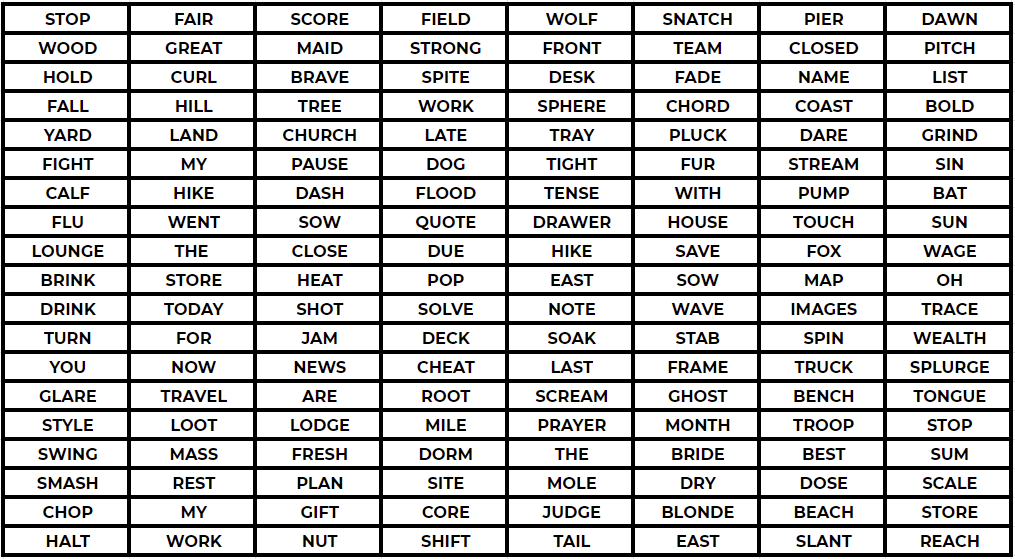
#> input picture 01 - Complete Python Bootcamp – Udemy/02-Material/14-Working-with-Images/word_matrix.png, 1015 x 559 px
$ jupyter execute 02-Image-Exercise-Solution.ipynb
#> lines starting #> are read from the running program, lines starting #| are printed output that depends on the picture
___

<a href='https://www.udemy.com/user/joseportilla/'></a>
___
<center><em>Content Copyright by Pierian Data</em></center>

# Image Exercise - Solution

In the folder "Working with Images" (same folder this notebook is located in) there are two images we will be working with:
* word_matrix.png
* mask.png

The word_matrix is a .png image that contains a spreadsheet of words with a hidden message in it.

Your task is to use the mask.png image to reveal the hidden message inside the word_matrix.png. Keep in mind, you may need to resize the mask.png in order for this to work.

This exercise is more open-ended, so we won't guide you with the steps, instead, letting you explore and figure things out on your own as you would in a real world situation. However, if you get stuck, you can always view the solutions video or notebook for guidance. Best of luck!

#### Import Images

[cell 1]
from PIL import Image

[cell 2]
words = Image.open('word_matrix.png')
#> words is the input picture: PIL image 1015x559 RGBA; mean R, G, B, A 192.9, 192.7, 192.7, 255

[cell 3]
words

[cell 4]
mask = Image.open("mask.png")
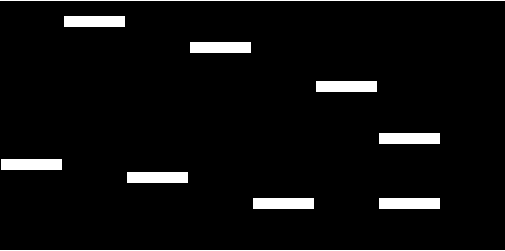
#> input picture 01 - Complete Python Bootcamp – Udemy/02-Material/14-Working-with-Images/mask.png, 505 x 251 px
#> mask is the input picture: PIL image 505x251 RGBA; mean R, G, B, A 12.8, 12.8, 12.8, 255

[cell 5]
mask

### Resize Images to Match

[cell 6]
mask.size
#> Out = (505, 251)

[cell 7]
words.size
#> Out = (1015, 559)

[cell 8]
mask = mask.resize((1015,559))
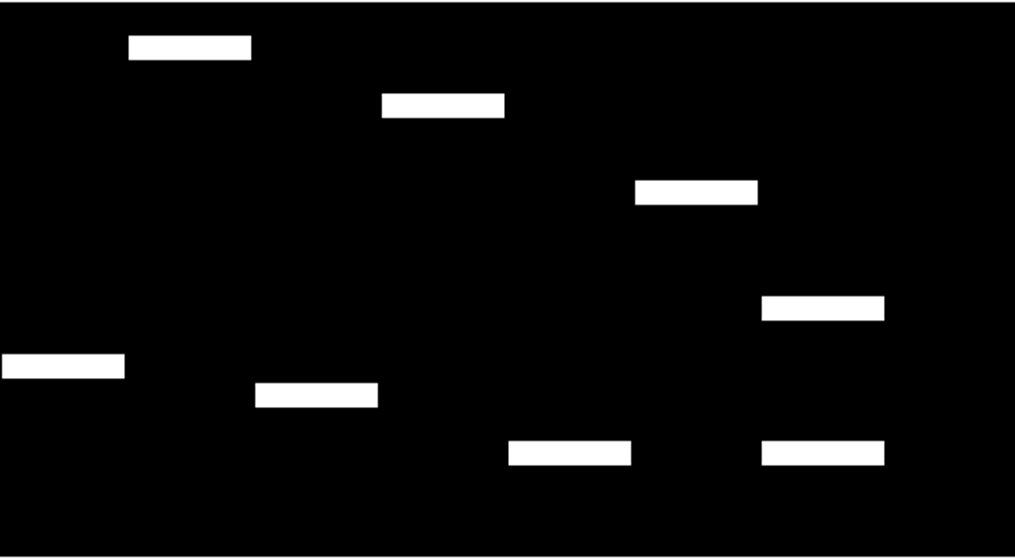
#> mask: PIL image 1015x559 RGBA; mean R, G, B, A 12.9, 12.9, 12.9, 255

[cell 9]
mask.size
#> Out = (1015, 559)

### Add in alpha parameter

Now we can't just paste them over, otherwise we won't see what is underneath, we need to add an alpha value.

[cell 10]
mask.putalpha(200)
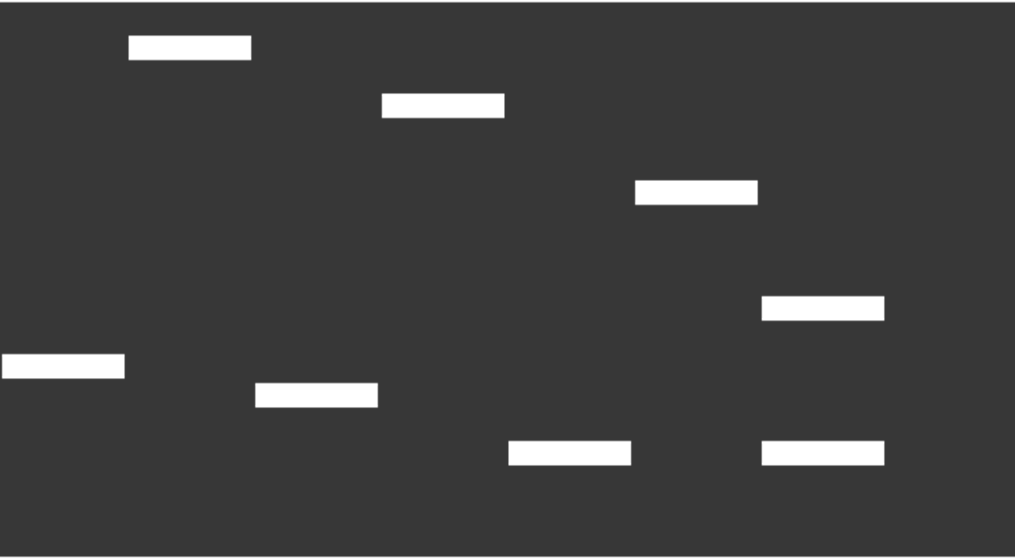
#> mask: PIL image 1015x559 RGBA; mean R, G, B, A 12.9, 12.9, 12.9, 200; transparent parts drawn white
# links.putalpha(128)

[cell 11]
mask

[cell 12]
words.paste(mask,(0,0),mask)
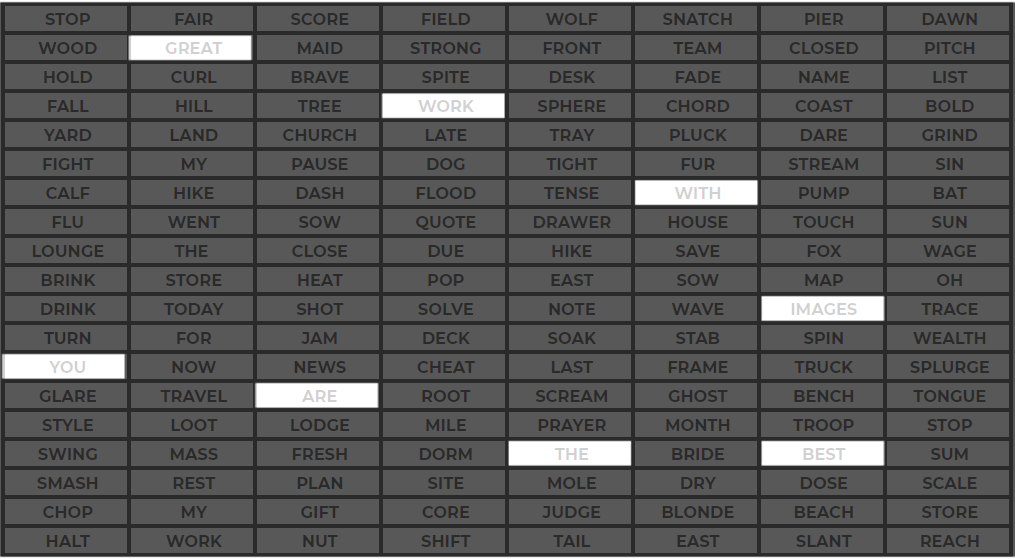
#> words: PIL image 1015x559 RGBA; mean R, G, B, A 51.7, 51.6, 51.7, 212; transparent parts drawn white
